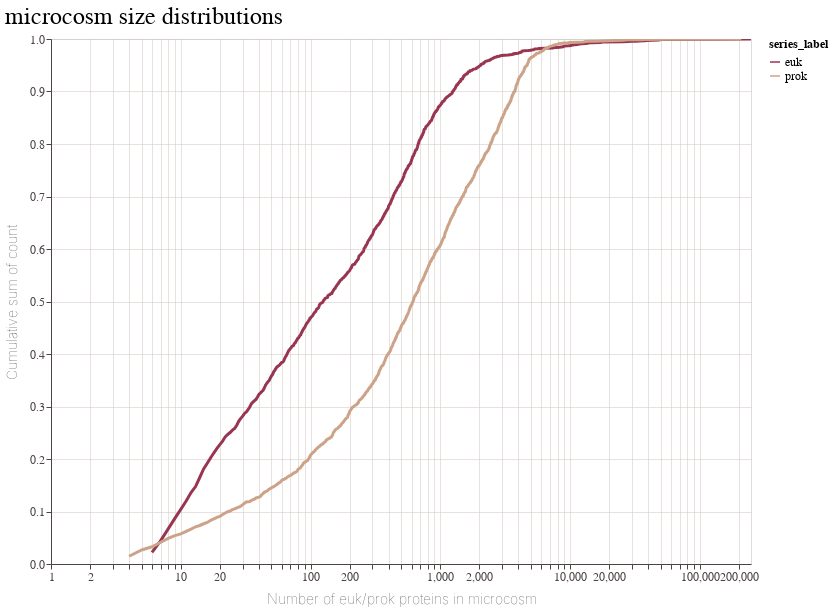

Notebook code cell kept with this figure:
### Code cell
plot1, data1 = plot_cumsum_counts(df_resolve_euk_f.EC.value_counts(), title='euk', plot_type='default')
plot2, data2 = plot_cumsum_counts(df_resolve_prok_f.EC.value_counts(), title='prok', plot_type='default')
plot2, data2 = plot_cumsum_counts(pd.concat([df_resolve_euk_f, df_resolve_prok_f]).EC.value_counts(), title='combined', plot_type='default')
all_data = pd.concat([data1, data2])
plot, data = plot_cumsum_counts(all_data, formatted_data=True, title='microcosm size distributions', plot_type='default', x_label = "Number of euk/prok proteins in microcosm")
plot

### Figure 1 — Vega-Lite specification as saved in the notebook (floating-point values rounded to 4 significant figures; data arrays with more than 128 entries replaced by an {"elided": "..."} marker saying what was removed)
{"config": {"view": {"width": 700, "height": 525}, "title": {"fontSize": 24, "font": "Nunito", "fontWeight": 400, "anchor": "start", "color": "#000000"}, "axisX": {"domain": true, "domainColor": "#4c4443", "domainWidth": 1, "grid": true, "gridColor": "#cec5c1", "gridWidth": 0.5, "labelFont": "NanumGothic", "labelFontSize": 12, "labelColor": "#4c4443", "labelAngle": 0, "labelFlush": false, "tickColor": "#4c4443", "tickSize": 5, "titleFont": "NanumGothic", "titleFontWeight": 100, "titleColor": "#4c4443", "titleFontSize": 14, "titlePadding": 10}, "axisY": {"domain": true, "domainColor": "#4c4443", "domainWidth": 1, "grid": true, "gridColor": "#cec5c1", "gridWidth": 0.5, "labelFont": "NanumGothic", "labelFontSize": 12, "labelColor": "#4c4443", "labelAngle": 0, "tickColor": "#4c4443", "tickSize": 5, "titleFont": "NanumGothic", "titleFontWeight": 100, "titleColor": "#4c4443", "titleFontSize": 14, "titlePadding": 10}, "header": {"labelFont": "NanumGothic", "labelFontSize": 16, "titleFont": "NanumGothic", "titleFontSize": 16}, "range": {"category": ["#983550", "#cca389", "#c4ced4", "#6276ba", "#b25652", "#d8c7be", "#95b5c7", "#5e51ad", "#c27c63", "#e2d9e2", "#7297c1"], "diverging": ["#983550", "#cca389", "#c4ced4", "#6276ba", "#b25652", "#d8c7be", "#95b5c7", "#5e51ad", "#c27c63", "#e2d9e2", "#7297c1"], "sequential": ["#983550", "#cca389", "#c4ced4", "#6276ba", "#b25652", "#d8c7be", "#95b5c7", "#5e51ad", "#c27c63", "#e2d9e2", "#7297c1"]}, "legend": {"labelFont": "NanumGothic", "labelFontSize": 12, "symbolSize": 100, "titleFont": "NanumGothic", "titleFontSize": 12}, "area": {"fill": "#d8c7be"}, "circle": {"fill": "#d8c7be", "size": 40, "opacity": 1, "strokeWidth": 0.2, "stroke": "#4c4443", "scheme": "category20b"}, "line": {"color": "#d8c7be", "stroke": "#d8c7be", "strokeWidth": 1.5}, "trail": {"color": "#d8c7be", "stroke": "#d8c7be", "strokeWidth": 0, "size": 1}, "path": {"stroke": "#d8c7be", "strokeWidth": 0.5}, "point": {"color": "#d8c7be", "size": 40, "strokeWidth": 0.5}, "text": {"font": "NanumGothic", "color": "#d8c7be", "fontSize": 11, "align": "right", "size": 14}, "rule": {"color": "#b3aaa7"}, "bar": {"binSpacing": 1, "continuousBandSize": 10, "fill": "#d8c7be", "stroke": false}, "tick": {"color": "#d8c7be"}}, "layer": [{"mark": {"type": "line", "color": "#c4ced4", "strokeWidth": 3}, "encoding": {"color": {"field": "series_label", "type": "nominal"}, "tooltip": [{"field": "series_label", "type": "nominal"}, {"field": "Number of euk/prok proteins in microcosm", "type": "quantitative"}, {"field": "count", "type": "quantitative"}, {"field": "frac_cumsum", "type": "quantitative"}], "x": {"field": "Number of euk/prok proteins in microcosm", "scale": {"domain": [1, 247800.0], "type": "log"}, "title": "Number of euk/prok proteins in microcosm", "type": "quantitative"}, "y": {"axis": {"labelAlign": "right"}, "field": "frac_cumsum", "scale": {"domain": [0, 1]}, "title": "Cumulative sum of count", "type": "quantitative"}}, "name": "view_3", "title": "microcosm size distributions"}], "data": {"name": "data-3c1181ebd1c044b5e43bf4835badc278"}, "params": [{"name": "param_9", "select": {"type": "interval", "encodings": ["x", "y"]}, "bind": "scales", "views": ["view_3"]}], "resolve": {"scale": {"y": "independent"}}, "$schema": "https://vega.github.io/schema/vega-lite/v5.17.0.json", "datasets": {"data-3c1181ebd1c044b5e43bf4835badc278": {"elided": "2455 records"}}}
